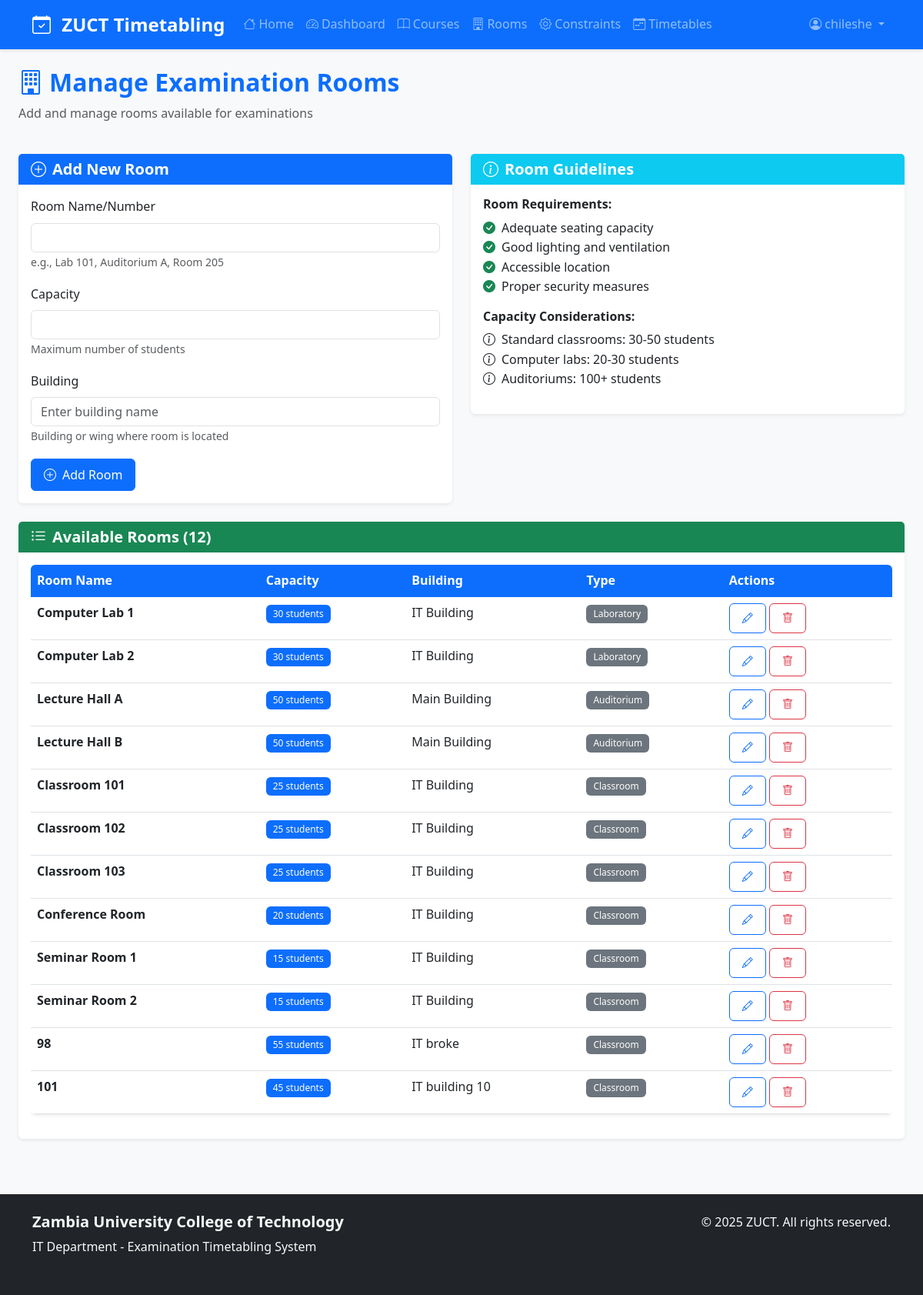
The page /rooms (signed in) on the database its author committed.
### models.py (models this page shows, shortened)
class User(UserMixin, db.Model):
    __tablename__ = 'user'
    id = db.Column(db.Integer, primary_key=True)
    username = db.Column(db.String(80), unique=True, nullable=False)
    email = db.Column(db.String(120), unique=True, nullable=False)
    password_hash = db.Column(db.String(255), nullable=False)
    role = db.Column(db.String(20), default='user')  # admin, user
    created_at = db.Column(db.DateTime, default=datetime.utcnow)
    oauth_provider = db.Column(db.String(50), nullable=True)  # google, facebook, github, microsoft
    oauth_provider_id = db.Column(db.String(100), nullable=True)
    full_name = db.Column(db.String(200), nullable=True)
    avatar_url = db.Column(db.String(500), nullable=True)
    __table_args__ = (
        db.UniqueConstraint('oauth_provider', 'oauth_provider_id', name='uq_oauth_provider_id'),
    )

class Room(db.Model):
    __tablename__ = 'room'
    id = db.Column(db.Integer, primary_key=True)
    name = db.Column(db.String(100), nullable=False)
    capacity = db.Column(db.Integer, nullable=False)
    building = db.Column(db.String(100), default='Main Building')
    room_type = db.Column(db.String(50), default='Classroom')  # Classroom, Lab, Auditorium
    facilities = db.Column(db.Text)  # JSON string of available facilities
    created_at = db.Column(db.DateTime, default=datetime.utcnow)
    exams = db.relationship('Exam', backref='room', lazy=True)

### app.py (the view, shortened to what this page needs)
@app.route('/rooms', methods=['GET', 'POST'])
@login_required
def manage_rooms():
    rooms = Room.query.all()
    return render_template('rooms.html', rooms=rooms)

### app.py (called while the page is built)
@login_manager.user_loader
def load_user(user_id):
    return User.query.get(int(user_id))

### templates/rooms.html (shortened to what this page needs)
{% extends "base.html" %}
{% block content %}
<div class="container-fluid">
    <div class="row mb-4">
        <div class="col-12">
            <h1 class="h2 fw-bold text-primary">
                <i class="bi bi-building me-2"></i>Manage Examination Rooms
            </h1>
            <p class="text-muted">Add and manage rooms available for examinations</p>
        </div>
    </div>
    <div class="row mb-4">
        <div class="col-lg-6">
            <div class="card border-0 shadow-sm">
                <div class="card-header bg-primary text-white">
                    <h5 class="mb-0">
                        <i class="bi bi-plus-circle me-2"></i>Add New Room
                    </h5>
                </div>
                <div class="card-body">
                    <form method="POST">
                        <div class="mb-3">
                            <label for="name" class="form-label">Room Name/Number</label>
                            <input type="text" class="form-control" id="name" name="name" required>
                            <small class="text-muted">e.g., Lab 101, Auditorium A, Room 205</small>
                        </div>
                        <div class="mb-3">
                            <label for="capacity" class="form-label">Capacity</label>
                            <input type="number" class="form-control" id="capacity" name="capacity" min="1" required>
                            <small class="text-muted">Maximum number of students</small>
                        </div>
                        <div class="mb-3">
                            <label for="building" class="form-label">Building</label>
                            <input type="text" class="form-control" id="building" name="building" placeholder="Enter building name" required>
                            <small class="text-muted">Building or wing where room is located</small>
                        </div>
                        <button type="submit" class="btn btn-primary">
                            <i class="bi bi-plus-circle me-2"></i>Add Room
                        </button>
                    </form>
                </div>
            </div>
        </div>
        <div class="col-lg-6">
            <div class="card border-0 shadow-sm">
                <div class="card-header bg-info text-white">
                    <h5 class="mb-0">
                        <i class="bi bi-info-circle me-2"></i>Room Guidelines
                    </h5>
                </div>
                <div class="card-body">
                    <h6>Room Requirements:</h6>
                    <ul class="list-unstyled">
                        <li><i class="bi bi-check-circle-fill text-success me-2"></i>Adequate seating capacity</li>
                        <li><i class="bi bi-check-circle-fill text-success me-2"></i>Good lighting and ventilation</li>
                        <li><i class="bi bi-check-circle-fill text-success me-2"></i>Accessible location</li>
                        <li><i class="bi bi-check-circle-fill text-success me-2"></i>Proper security measures</li>
                    </ul>
                    <h6>Capacity Considerations:</h6>
                    <ul class="list-unstyled">
                        <li><i class="bi bi-info-circle me-2"></i>Standard classrooms: 30-50 students</li>
                        <li><i class="bi bi-info-circle me-2"></i>Computer labs: 20-30 students</li>
                        <li><i class="bi bi-info-circle me-2"></i>Auditoriums: 100+ students</li>
                    </ul>
                </div>
            </div>
        </div>
    </div>
    <div class="row">
        <div class="col-12">
            <div class="card border-0 shadow-sm">
                <div class="card-header bg-success text-white">
                    <h5 class="mb-0">
                        <i class="bi bi-list-ul me-2"></i>Available Rooms ({{ rooms|length }})
                    </h5>
                </div>
                <div class="card-body">
                    {% if rooms %}
                    <div class="table-responsive">
                        <table class="table table-hover">
                            <thead class="table-light">
                                <tr>
                                    <th>Room Name</th>
                                    <th>Capacity</th>
                                    <th>Building</th>
                                    <th>Type</th>
                                    <th>Actions</th>
                                </tr>
                            </thead>
                            <tbody>
                                {% for room in rooms %}
                                <tr>
                                    <td>
                                        <strong>{{ room.name }}</strong>
                                    </td>
                                    <td>
                                        <span class="badge bg-primary">{{ room.capacity }} students</span>
                                    </td>
                                    <td>{{ room.building }}</td>
                                    <td>
                                        <span class="badge bg-secondary">{{ room.room_type }}</span>
                                    </td>
                                    <td>
                                        <button class="btn btn-sm btn-outline-primary" title="Edit">
                                            <i class="bi bi-pencil"></i>
                                        </button>
                                        <button class="btn btn-sm btn-outline-danger" title="Delete">
                                            <i class="bi bi-trash"></i>
                                        </button>
                                    </td>
                                </tr>
                                {% endfor %}
                            </tbody>
                        </table>
                    </div>
                    {% else %}
                    <div class="text-center py-4">
                        <i class="bi bi-building text-muted" style="font-size: 3rem;"></i>
                        <h5 class="text-muted mt-3">No rooms added yet</h5>
                        <p class="text-muted">Add your first examination room using the form above.</p>
                    </div>
                    {% endif %}
                </div>
            </div>
        </div>
    </div>
</div>
{% endblock %}

### templates/base.html (shortened to what this page needs)
<!DOCTYPE html>
<html lang="en">
<head>
    <link href="https://cdn.jsdelivr.net/npm/bootstrap@5.3.0/dist/css/bootstrap.min.css" rel="stylesheet">
    <link href="https://cdn.jsdelivr.net/npm/bootstrap-icons@1.10.0/font/bootstrap-icons.css" rel="stylesheet">
    <link href="{{ url_for('static', filename='css/style.css') }}" rel="stylesheet">
</head>
<body>
    <nav class="navbar navbar-expand-lg navbar-dark bg-primary">
        <div class="container">
            <a class="navbar-brand fw-bold" href="{{ url_for('home') }}">
                <i class="bi bi-calendar-check me-2"></i>
                ZUCT Timetabling
            </a>
            <div class="collapse navbar-collapse" id="navbarNav">
                <ul class="navbar-nav me-auto">
                    <li class="nav-item">
                        <a class="nav-link" href="{{ url_for('home') }}">
                            <i class="bi bi-house me-1"></i>Home
                        </a>
                    </li>
                    {% if current_user.is_authenticated %}
                    <li class="nav-item">
                        <a class="nav-link" href="{{ url_for('dashboard') }}">
                            <i class="bi bi-speedometer2 me-1"></i>Dashboard
                        </a>
                    </li>
                    <li class="nav-item">
                        <a class="nav-link" href="{{ url_for('manage_courses') }}">
                            <i class="bi bi-book me-1"></i>Courses
                        </a>
                    </li>
                    <li class="nav-item">
                        <a class="nav-link" href="{{ url_for('manage_rooms') }}">
                            <i class="bi bi-building me-1"></i>Rooms
                        </a>
                    </li>
                    <li class="nav-item">
                        <a class="nav-link" href="{{ url_for('manage_constraints') }}">
                            <i class="bi bi-gear me-1"></i>Constraints
                        </a>
                    </li>
                    <li class="nav-item">
                        <a class="nav-link" href="{{ url_for('view_timetables') }}">
                            <i class="bi bi-calendar-week me-1"></i>Timetables
                        </a>
                    </li>
                    {% endif %}
                </ul>
                <ul class="navbar-nav">
                    {% if current_user.is_authenticated %}
                    <li class="nav-item dropdown">
                        <a class="nav-link dropdown-toggle" href="#" role="button" data-bs-toggle="dropdown">
                            <i class="bi bi-person-circle me-1"></i>{{ current_user.username }}
                        </a>
                    </li>
                    {% endif %}
                </ul>
            </div>
        </div>
    </nav>
    <main class="container-fluid py-4">
        {% block content %}{% endblock %}
    </main>
    <footer class="bg-dark text-light py-4 mt-5">
        <div class="container">
            <div class="row">
                <div class="col-md-6">
                    <h5>Zambia University College of Technology</h5>
                    <p class="mb-0">IT Department - Examination Timetabling System</p>
                    <small class="text-muted">Powered by Advanced Optimization Algorithms</small>
                </div>
                <div class="col-md-6 text-md-end">
                    <p class="mb-0">© 2025 ZUCT. All rights reserved.</p>
                    <small class="text-muted">Research Project: Hybrid GA + SA Optimization</small>
                </div>
            </div>
        </div>
    </footer>
</body>
</html>

### static/css/style.css (style rules this page uses)
:root { --primary-color: #0d6efd; --secondary-color: #6c757d; --success-color: #198754; --warning-color: #ffc107; --danger-color: #dc3545; --info-color: #0dcaf0; --light-color: #f8f9fa; --dark-color: #212529; --border-radius: 0.375rem; --box-shadow: 0 0.125rem 0.25rem rgba(0, 0, 0, 0.075); --transition: all 0.3s ease; }
* { box-sizing: border-box; }
body { font-family: 'Segoe UI', Tahoma, Geneva, Verdana, sans-serif; line-height: 1.6; color: var(--dark-color); background-color: #f8f9fa; }
h1, h2, h3, h4, h5, h6 { font-weight: 600; line-height: 1.2; }
.navbar { box-shadow: 0 2px 4px rgba(0, 0, 0, 0.1); }
.navbar-brand { font-weight: 700; font-size: 1.5rem; }
.nav-link { font-weight: 500; transition: var(--transition); }
.card { border: none; border-radius: var(--border-radius); box-shadow: var(--box-shadow); transition: var(--transition); }
.card-header { border-bottom: none; font-weight: 600; }
.btn { border-radius: var(--border-radius); font-weight: 500; transition: var(--transition); padding: 0.5rem 1rem; }
.form-control, .form-select { border-radius: var(--border-radius); border: 1px solid #dee2e6; transition: var(--transition); }
.badge { font-weight: 500; padding: 0.5em 0.75em; }
.table { background-color: white; border-radius: var(--border-radius); overflow: hidden; box-shadow: var(--box-shadow); }
.table thead th { background-color: var(--primary-color); color: white; border: none; font-weight: 600; }

### rows shown on the page
User: username "chileshe"
Room: name "Computer Lab 1", capacity "30", building "IT Building", room_type "Laboratory"
Room: name "Computer Lab 2", capacity "30", building "IT Building", room_type "Laboratory"
Room: name "Lecture Hall A", capacity "50", building "Main Building", room_type "Auditorium"
Room: name "Lecture Hall B", capacity "50", building "Main Building", room_type "Auditorium"
Room: name "Classroom 101", capacity "25", building "IT Building", room_type "Classroom"
Room: name "Classroom 102", capacity "25", building "IT Building", room_type "Classroom"
Room: name "Classroom 103", capacity "25", building "IT Building", room_type "Classroom"
Room: name "Conference Room", capacity "20", building "IT Building", room_type "Classroom"
Room: name "Seminar Room 1", capacity "15", building "IT Building", room_type "Classroom"
Room: name "Seminar Room 2", capacity "15", building "IT Building", room_type "Classroom"
Room: name "98", capacity "55", building "IT broke", room_type "Classroom"
Room: name "101", capacity "45", building "IT building 10", room_type "Classroom"

### other values the page prints
{{ rooms|length }} "12"
